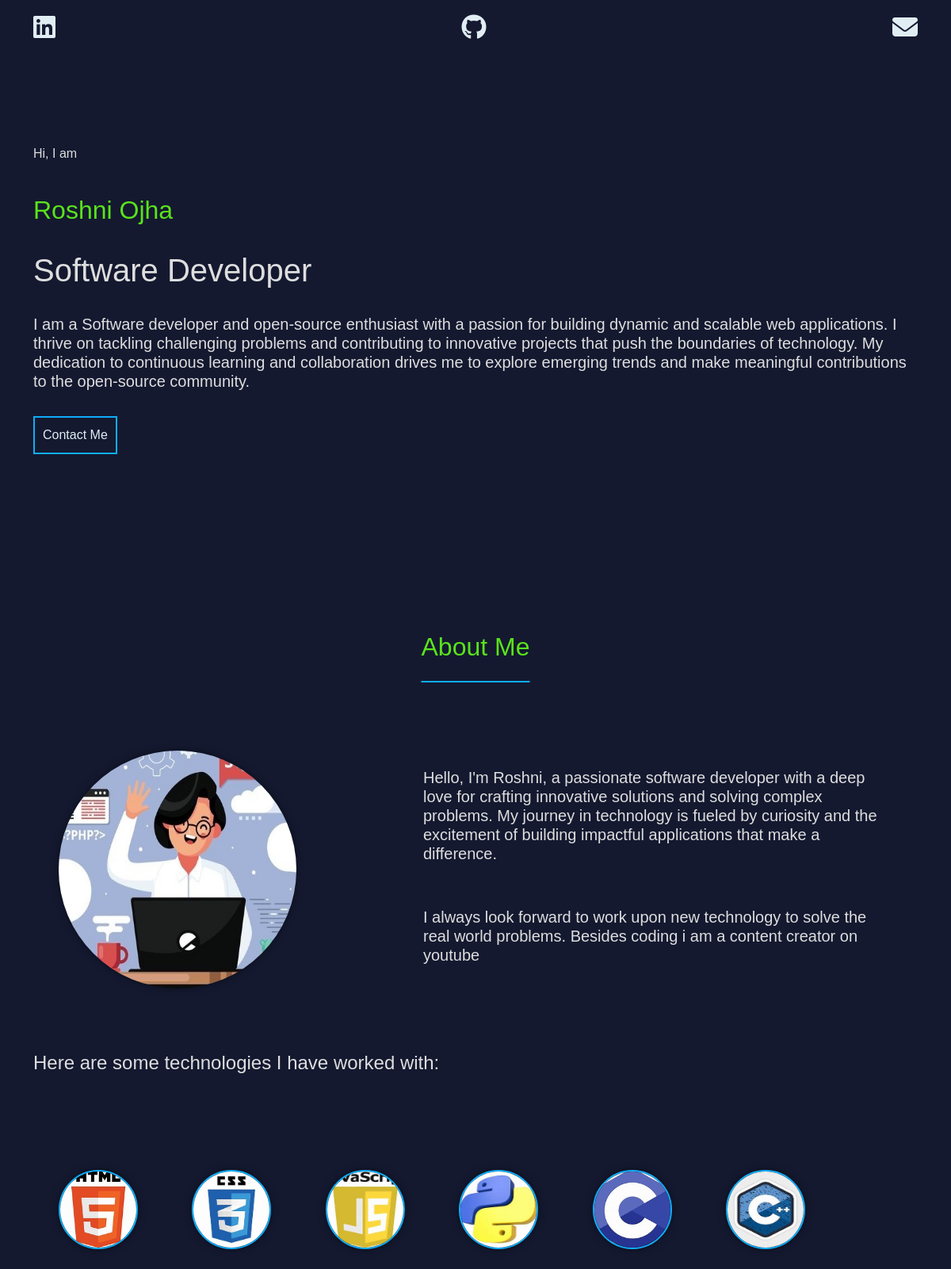
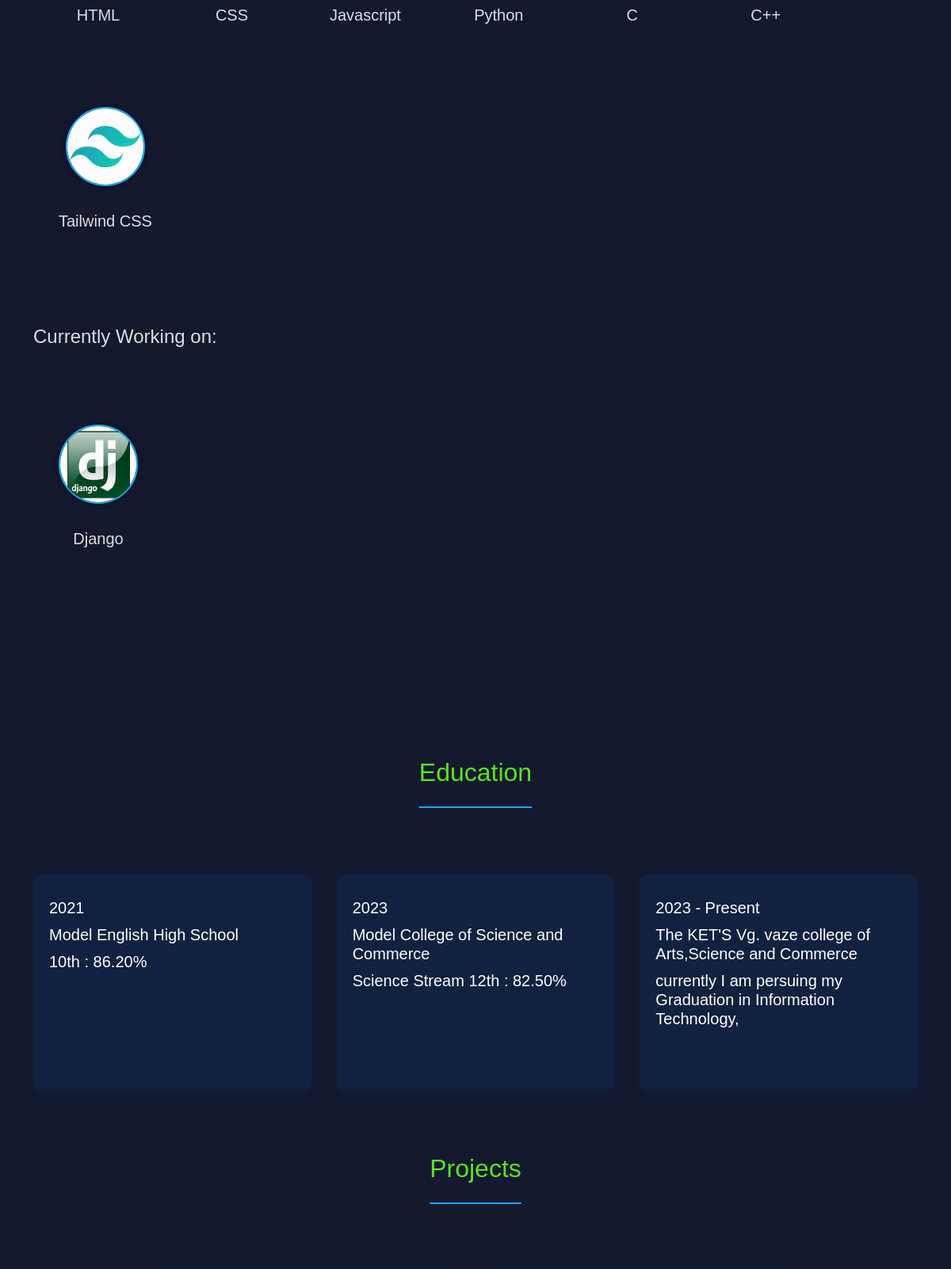
The page / (upper part) on the database its author committed (2 pictures, top to bottom).
### dashboard/models.py (models this page shows, shortened)
class  LanguageImg(models.Model):
    name = models.CharField(max_length=100)
    image = models.ImageField(upload_to='images/',default="")

class  CurrentLangImg(models.Model):
    name = models.CharField(max_length=100)
    image = models.ImageField(upload_to='images/',default="")

class EducationsQuali(models.Model):
    Year = models.CharField(max_length=100)
    name = models.CharField(max_length=100)
    description = models.TextField()

### dashboard/views.py (the view)
# urls.py: path('', views.index, name='index'),
def index(request):
    language_img = LanguageImg.objects.all()
    current_lang_img = CurrentLangImg.objects.all()
    educations_quali = EducationsQuali.objects.all()
    project = Projects.objects.all()
    params = {
        'language_img': language_img,
        'current_lang_img': current_lang_img,
        'educations_quali': educations_quali,
        'project': project,
         }
    return render(request, 'index.html',params)

### dashboard/templates/index.html (shortened to what this page needs)
<!doctype html>
<html lang="en">
  <head>
    <link rel="stylesheet" href="https://cdnjs.cloudflare.com/ajax/libs/font-awesome/6.5.0/css/all.min.css">
    <link href="https://cdn.jsdelivr.net/npm/bootstrap@5.3.5/dist/css/bootstrap.min.css" rel="stylesheet">
  </head>
  <body>
    {% load static %}
  <div class="container">
    <h2 class="heading">
        <span><a href="https://www.linkedin.com/in/roshni-ojha-5836a830a/"><i class="fa-brands fa-linkedin"></i></a></span>
        <span><a href="#"> <i class="fa-brands fa-github"></i></a></span>
        <span><a href="https://mail.google.com/"><i class="fa-solid fa-envelope"></i></a></span>
    </h2><br><br><br><br><br>
    <p>Hi, I am</p><br>
    <h2>Roshni Ojha</h2><br>
    <h1>Software Developer</h1><br>
    <h5>I am a Software developer and open-source enthusiast with a passion for building dynamic and scalable web applications. I thrive on tackling challenging problems and contributing to innovative projects that push the boundaries of technology. My dedication to continuous learning and collaboration drives me to explore emerging trends and make meaningful contributions to the open-source community.</h5>
    <br>
    <button class="btn1"><a href="#">Contact Me </a></button><br><br><br><br><br><br><br>
    <h2 class="about">About Me</h2><br><br><br>
     <div class="aboutme">
        <img src="{% static 'images/2nd img.jpg' %}">
        <div class="text">
        <h5>Hello, I'm Roshni, a passionate software developer with a deep love for crafting innovative solutions and solving complex problems. My journey in technology is fueled by curiosity and the excitement of building impactful applications that make a difference.</h5>
       <br><br> <h5>I always look forward to work upon new technology to solve the real world problems. Besides coding i am a content creator on youtube</h5>
     </div>
    </div>
    <br><br>
    <h4>Here are some technologies I have worked with:</h4><br><br>
    {% for i in language_img %}
    <div class="languageimg">
        <img src="{{i.image.url}}" class="language">
        <h5>{{i.name}}</h5>
    </div>
    {% endfor %}
    <h4 class="nextpart">Currently Working on:</h4><br>
    {% for i in current_lang_img %}
    <div class="languageimg">
        <img src="{{i.image.url}}" class="language">
        <h5>{{i.name}}</h5>
    </div>
    {% endfor %}
<br><br><br><br><br><br><br>
 <h2 class="about">Education</h2><br><br><br>
<div class="Education">
    {% for i in educations_quali%}
    <div class="info">
    <h5>{{i.Year}}</h5>
    <h5>{{i.name}}</h5>
    <h5>{{i.description}}</h5><br><br>
    </div>
    {% endfor %}
</div>
<h2 class="about">Projects</h2><br><br><br>
<br><br>
<h2 class="about">Contact</h2><br><br><br>
</div>
  </body>
</html>

### dashboard/templates/index.html (style rules this page uses)
body { background-color:rgb(20, 25, 48); font-family:'Arial', sans-serif; color:rgb(222, 222, 222); }
h2 { color:rgb(90, 227, 27); }
.heading { color:rgb(90, 227, 27); margin-top:1rem; display: flex; flex-direction: row; justify-content : space-between; }
.btn1 { padding:10px; border:2px solid rgb(15, 174, 248); background-color: transparent; color: rgb(224, 237, 243); }
a { text-decoration: none; color: rgb(224, 237, 243); }
.about { text-align: center; text-decoration: underline; text-decoration-color:rgb(15, 174, 248); text-underline-offset: 1em; text-decoration-thickness: 0.1rem; }
.aboutme { display:flex; align-items: center; gap:10rem; padding: 2rem; }
img { width: 300px; height: 300px; border-radius: 50%; box-shadow: 0 0 10px rgba(0, 0, 0, 0.5); }
.text { display: flex; flex-direction:column; }
.language { width: 100px; height: 100px; border-radius: 50%; box-shadow: 0 0 10px rgba(0, 0, 0, 0.5); margin: 0 auto; margin-top: 2rem; margin-bottom: 2rem; border: 2px solid rgb(15, 174, 248); }
.languageimg { display:inline-block; text-align: center; padding: 2rem; }
.nextpart { margin-top: 5rem; }
.Education { display: flex; gap: 2rem; justify-content: center; align-items: stretch; margin-top: 30px; }
.info { background-color: #112240; padding: 20px; gap:10px; border-radius: 10px; width: 390px; box-shadow: 0px 4px 20px rgba(100, 255, 219, 0.03); transition: transform 0.3s ease, box-shadow 0.3s ease; }
.info h5 { margin: 10px 0; color: #ffffff; }
.about { margin-top:5rem; }
span { color: rgb(15, 248, 69); font-weight: bold; }

### rows shown on the page
LanguageImg: image (picture), name "HTML"
LanguageImg: image (picture), name "CSS"
LanguageImg: image (picture), name "Javascript"
LanguageImg: image (picture), name "Python"
LanguageImg: image (picture), name "C"
LanguageImg: image (picture), name "C++"
LanguageImg: image (picture), name "Tailwind CSS"
CurrentLangImg: image (picture), name "Django"
EducationsQuali: Year "2021", name "Model English High School", description "10th : 86.20%"
EducationsQuali: Year "2023", name "Model College of Science and Commerce", description "Science Stream 12th : 82.50%"
EducationsQuali: Year "2023 - Present", name "The KET'S Vg. vaze college of Arts,Science and Commerce", description "currently I am persuing my Graduation in Information Technology,"
